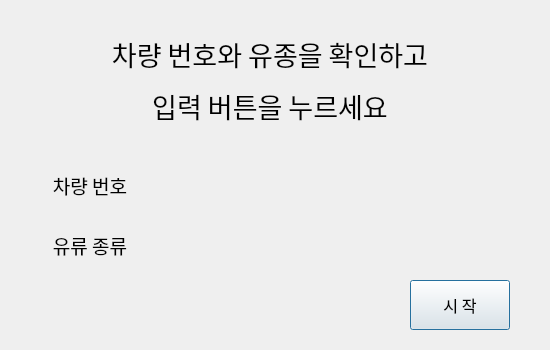
<?xml version="1.0" encoding="UTF-8"?>
<ui version="4.0">
 <class>Dialog</class>
 <widget class="QDialog" name="Dialog">
  <property name="geometry">
   <rect>
    <x>0</x>
    <y>0</y>
    <width>550</width>
    <height>350</height>
   </rect>
  </property>
  <property name="windowTitle">
   <string>급유시스템 - 신규</string>
  </property>
  <widget class="QLabel" name="label">
   <property name="geometry">
    <rect>
     <x>70</x>
     <y>30</y>
     <width>400</width>
     <height>100</height>
    </rect>
   </property>
   <property name="font">
    <font>
     <family>메이플스토리</family>
     <pointsize>20</pointsize>
    </font>
   </property>
   <property name="text">
    <string>&lt;html&gt;&lt;head/&gt;&lt;body&gt;&lt;p&gt;차량 번호와 유종을 확인하고&lt;/p&gt;&lt;p&gt;입력 버튼을 누르세요&lt;/p&gt;&lt;/body&gt;&lt;/html&gt;</string>
   </property>
   <property name="alignment">
    <set>Qt::AlignCenter</set>
   </property>
  </widget>
  <widget class="QLabel" name="label_2">
   <property name="geometry">
    <rect>
     <x>40</x>
     <y>160</y>
     <width>100</width>
     <height>50</height>
    </rect>
   </property>
   <property name="font">
    <font>
     <family>메이플스토리</family>
     <pointsize>14</pointsize>
    </font>
   </property>
   <property name="text">
    <string>차량 번호</string>
   </property>
   <property name="alignment">
    <set>Qt::AlignCenter</set>
   </property>
  </widget>
  <widget class="QLabel" name="label_3">
   <property name="geometry">
    <rect>
     <x>40</x>
     <y>220</y>
     <width>100</width>
     <height>50</height>
    </rect>
   </property>
   <property name="font">
    <font>
     <family>메이플스토리</family>
     <pointsize>14</pointsize>
    </font>
   </property>
   <property name="text">
    <string>유류 종류</string>
   </property>
   <property name="alignment">
    <set>Qt::AlignCenter</set>
   </property>
  </widget>
  <widget class="QPushButton" name="pushButton">
   <property name="geometry">
    <rect>
     <x>410</x>
     <y>280</y>
     <width>100</width>
     <height>50</height>
    </rect>
   </property>
   <property name="font">
    <font>
     <family>메이플스토리</family>
     <pointsize>12</pointsize>
    </font>
   </property>
   <property name="text">
    <string>시 작</string>
   </property>
  </widget>
 </widget>
 <resources/>
 <connections/>
</ui>
